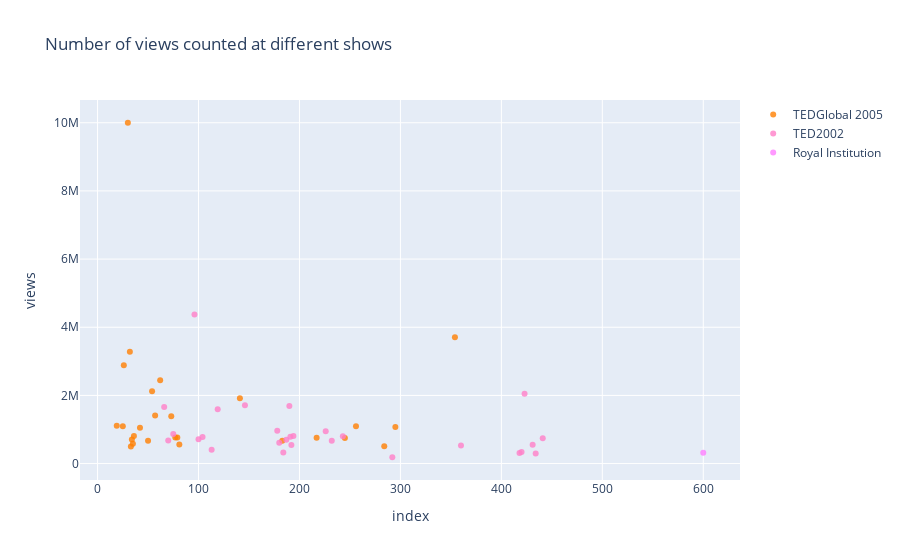

Notebook cell for this chart:
### Markdown cell above
# Now, let's look at the number of people who spoke at TEDGLObal, Ted2002, Royal Institution.

### Code cell
dfGlobal = df[df['event'] == 'TEDGlobal 2005']
df2002 = df[df['event'] == 'TED2002']
dfRoyal = df[df['event'] == 'Royal Institution']

trace1 = go.Scatter(
        x = dfGlobal.index,
        y = dfGlobal.views,
        mode = "markers",
        name = "TEDGlobal 2005",
        marker = dict(color = 'rgba(255, 128, 2, 0.8)'),
        text = dfGlobal.main_speaker
)
    
trace2 = go.Scatter(
        x = df2002.index,
        y = df2002.views,
        mode = "markers",
        name = "TED2002",
        marker = dict(color = 'rgba(255, 128, 200, 0.8)'),
        text = dfGlobal.main_speaker
)
    
trace3 = go.Scatter(
        x = dfRoyal.index,
        y = dfRoyal.views,
        mode = "markers",
        name = "Royal Institution",
        marker = dict(color = 'rgba(255, 128, 255, 0.8)'),
        text = dfGlobal.main_speaker
)

data3 = [trace1, trace2, trace3]
layout = dict(title = 'Number of views counted at different shows',
             xaxis = dict(title = 'index', ticklen = 5, zeroline = False),
             yaxis = dict(title = 'views', ticklen = 5, zeroline = False))

fig = dict(data = data3, layout = layout)
iplot(fig)

### Figure 1 — Plotly figure (JSON) as saved in the notebook; plotly's stock layout.template omitted (floating-point values rounded to 4 significant figures)
{"data": [{"marker": {"color": "rgba(255, 128, 2, 0.8)"}, "mode": "markers", "name": "TEDGlobal 2005", "text": ["Jimmy Wales", "David Deutsch", "Richard Dawkins", "Barry Schwartz", "Aubrey de Grey", "Iqbal Quadir", "Jacqueline Novogratz", "Sasa Vucinic", "Ashraf Ghani", "Peter Donnelly", "Robert Neuwirth", "Martin Rees", "Charles Leadbeater", "Carl Honoré", "Alex Steffen", "Paul Bennett", "Nick Bostrom", "Craig Venter", "Steven Pinker", "Alison Jackson", "Yochai Benkler", "Steven Levitt", "Clay Shirky", "Peter Diamandis", "Eve Ensler", "Dan Gilbert"], "type": "scatter", "x": [19, 25, 26, 30, 32, 33, 34, 35, 36, 42, 50, 54, 57, 62, 73, 77, 79, 81, 141, 183, 217, 245, 256, 284, 295, 354], "y": [1106561, 1096862, 2885999, 10000702, 3277740, 503517, 705389, 580891, 809226, 1053758, 673036, 2121177, 1409327, 2441805, 1392010, 761930, 762264, 560904, 1914263, 670863, 753974, 749952, 1097533, 504508, 1074170, 3707266]}, {"marker": {"color": "rgba(255, 128, 200, 0.8)"}, "mode": "markers", "name": "TED2002", "text": ["Jimmy Wales", "David Deutsch", "Richard Dawkins", "Barry Schwartz", "Aubrey de Grey", "Iqbal Quadir", "Jacqueline Novogratz", "Sasa Vucinic", "Ashraf Ghani", "Peter Donnelly", "Robert Neuwirth", "Martin Rees", "Charles Leadbeater", "Carl Honoré", "Alex Steffen", "Paul Bennett", "Nick Bostrom", "Craig Venter", "Steven Pinker", "Alison Jackson", "Yochai Benkler", "Steven Levitt", "Clay Shirky", "Peter Diamandis", "Eve Ensler", "Dan Gilbert"], "type": "scatter", "x": [66, 70, 75, 96, 100, 104, 113, 119, 146, 178, 180, 184, 187, 190, 191, 192, 194, 226, 232, 243, 292, 360, 418, 420, 423, 431, 434, 441], "y": [1663001, 680134, 867495, 4374792, 717002, 779873, 404402, 1596067, 1712075, 959382, 611092, 324266, 700273, 1687185, 785872, 545664, 807628, 944836, 672113, 799797, 185275, 532759, 308276, 338831, 2049904, 554650, 294396, 744257]}, {"marker": {"color": "rgba(255, 128, 255, 0.8)"}, "mode": "markers", "name": "Royal Institution", "text": ["Jimmy Wales", "David Deutsch", "Richard Dawkins", "Barry Schwartz", "Aubrey de Grey", "Iqbal Quadir", "Jacqueline Novogratz", "Sasa Vucinic", "Ashraf Ghani", "Peter Donnelly", "Robert Neuwirth", "Martin Rees", "Charles Leadbeater", "Carl Honoré", "Alex Steffen", "Paul Bennett", "Nick Bostrom", "Craig Venter", "Steven Pinker", "Alison Jackson", "Yochai Benkler", "Steven Levitt", "Clay Shirky", "Peter Diamandis", "Eve Ensler", "Dan Gilbert"], "type": "scatter", "x": [600], "y": [318423]}], "layout": {"title": {"text": "Number of views counted at different shows"}, "xaxis": {"ticklen": 5, "title": {"text": "index"}, "zeroline": false}, "yaxis": {"ticklen": 5, "title": {"text": "views"}, "zeroline": false}}}
